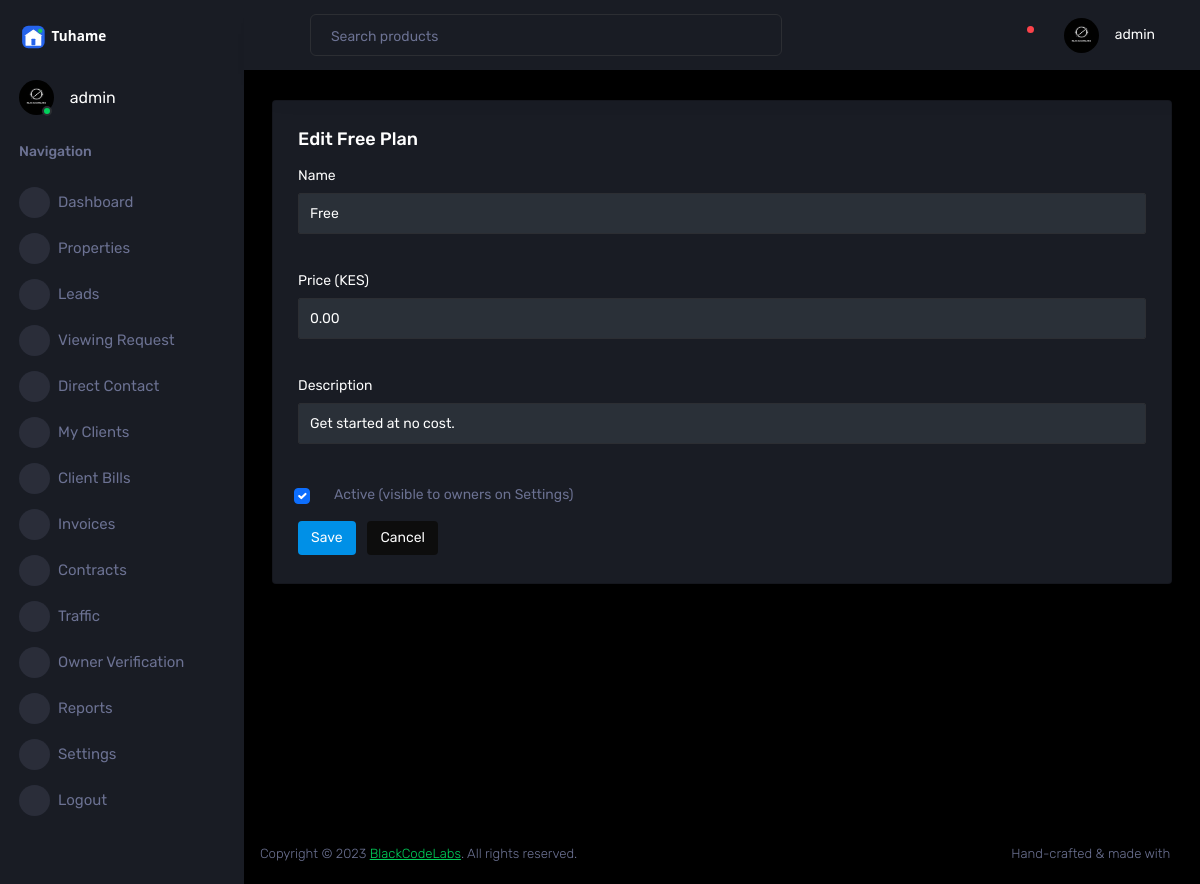
Page /settings/plans/1/edit/ (signed in) on the committed database.
### subscriptions/models.py (models this page shows, shortened)
class SubscriptionPlan(models.Model):
    name = models.CharField(max_length=100)
    slug = models.SlugField(unique=True)
    billing_period = models.CharField(max_length=10, choices=BillingPeriod.choices)
    price = models.DecimalField(max_digits=10, decimal_places=2, default=0)
    description = models.CharField(
        max_length=255, blank=True,
        help_text="Short line shown under the plan name, e.g. 'Unlimited listings, priority support'.",
    )
    is_active = models.BooleanField(default=True)
    sort_order = models.IntegerField(default=0)
    created_at = models.DateTimeField(auto_now_add=True)
    updated_at = models.DateTimeField(auto_now=True)
    class Meta:
        ordering = ['sort_order', 'price']

### subscriptions/views.py (the view, shortened to what this page needs)
# urls.py: path('plans/<int:pk>/edit/', views.PlanUpdateView.as_view(), name='plan_edit'),
class PlanUpdateView(LoginRequiredMixin, SuperuserRequiredMixin, UpdateView):
    model = SubscriptionPlan
    form_class = SubscriptionPlanForm
    template_name = 'subscriptions/plan_form.html'
    success_url = reverse_lazy('subscriptions:offer_list')

### subscriptions/forms.py
class SubscriptionPlanForm(forms.ModelForm):
    class Meta:
        model = SubscriptionPlan
        fields = ['name', 'price', 'description', 'is_active']
        widgets = {
            'name': forms.TextInput(attrs={'class': 'form-control'}),
            'price': forms.NumberInput(attrs={'class': 'form-control', 'step': '0.01'}),
            'description': forms.TextInput(attrs={'class': 'form-control'}),
            'is_active': forms.CheckboxInput(attrs={'class': 'form-check-input'}),
        }

### Tuhame/dashboard_access.py (called while the page is built)
    def __call__(self, request):
        if request.path.startswith(DASHBOARD_PREFIX) and not self._is_allowed(request.user):
            return self._deny(request)
        return self.get_response(request)

### analytics/device.py (called while the page is built, shortened)
def detect_browser(user_agent):
    if not user_agent:
        return 'Other'
    for name, pattern in _BROWSER_PATTERNS:
        if pattern.search(user_agent):
            return name
    return 'Other'

def detect_device(user_agent):
    if not user_agent:
        return 'other'

def get_client_ip(request):
    forwarded = request.META.get('HTTP_X_FORWARDED_FOR')
    if forwarded:
        return forwarded.split(',')[0].strip()
    return request.META.get('REMOTE_ADDR')

### subscriptions/views.py (called while the page is built)
    def test_func(self):
        return self.request.user.is_superuser

### templates/subscriptions/plan_form.html (shortened to what this page needs)
{% extends "AdminBase.html" %}
{% block content %}
<div class="main-panel">
  <div class="content-wrapper">
    <div class="row">
      <div class="col-12 grid-margin stretch-card">
        <div class="card">
          <div class="card-body">
            <h4 class="card-title">Edit {{ object.name }} Plan</h4>
            <form class="forms-sample" method="post">
              <div class="form-group">
                <label for="{{ form.name.id_for_label }}">Name</label>
                {{ form.name }}
              </div>
              <div class="form-group">
                <label for="{{ form.price.id_for_label }}">Price (KES)</label>
                {{ form.price }}
              </div>
              <div class="form-group">
                <label for="{{ form.description.id_for_label }}">Description</label>
                {{ form.description }}
              </div>
              <div class="form-check mb-3">
                {{ form.is_active }}
                <label class="form-check-label" for="{{ form.is_active.id_for_label }}">Active (visible to owners on Settings)</label>
              </div>
              <button type="submit" class="btn btn-primary me-2">Save</button>
              <a href="{% url 'subscriptions:offer_list' %}" class="btn btn-dark">Cancel</a>
            </form>
          </div>
        </div>
      </div>
    </div>
  </div>
  <footer class="footer">
    <div class="d-sm-flex justify-content-center justify-content-sm-between">
      <span class="text-muted text-center text-sm-left d-block d-sm-inline-block">Copyright © 2023 <a href="https://www.blackcodelab.com/" target="_blank">BlackCodeLabs</a>. All rights reserved.</span>
      <span class="text-muted float-none float-sm-end d-block mt-1 mt-sm-0 text-center">Hand-crafted & made with <i class="mdi mdi-heart text-danger"></i></span>
    </div>
  </footer>
</div>
{% endblock content %}

### templates/AdminBase.html (shortened to what this page needs)
{% load static %}
<!DOCTYPE html>
<html lang="en">
  <head>
    <link rel="stylesheet" href="{% static "2Hame/assets/vendors/mdi/css/materialdesignicons.min.css" %}">
    <link rel="stylesheet" href="{% static "2Hame/assets/vendors/ti-icons/css/themify-icons.css" %}">
    <link rel="stylesheet" href="{% static "2Hame/assets/vendors/css/vendor.bundle.base.css" %}">
    <link rel="stylesheet" href="{% static "2Hame/assets/vendors/font-awesome/css/font-awesome.min.css" %}">
    <link rel="stylesheet" href="{% static "2Hame/assets/css/style.css" %}">
  </head>
  <body>
    <div class="container-scroller">
      <nav class="sidebar sidebar-offcanvas" id="sidebar">
        <div class="sidebar-brand-wrapper d-none d-lg-flex align-items-center justify-content-center fixed-top">
          <a class="sidebar-brand brand-logo" href="{% url "dashboard" %}"><img src="{% static "2Hame/assets/images/logo-full.svg" %}" alt="Tuhame" /></a>
        </div>
        <ul class="nav">
          <li class="nav-item profile">
            <div class="profile-desc">
              <div class="profile-pic">
                <div class="count-indicator">
                  <img class="img-xs rounded-circle " src="{% static "2Hame/assets/images/logo.jpg" %}" alt="">
                  <span class="count bg-success"></span>
                </div>
                <div class="profile-name">
                  <h5 class="mb-0 font-weight-normal">{{ request.user.get_full_name|default:request.user.username }}</h5>
                </div>
              </div>
              <a href="#" id="profile-dropdown" data-bs-toggle="dropdown"><i class="mdi mdi-dots-vertical"></i></a>
            </div>
          </li>
          <li class="nav-item nav-category">
            <span class="nav-link">Navigation</span>
          </li>
          <li class="nav-item menu-items">
            <a class="nav-link" href="{% url "dashboard" %}">
              <span class="menu-icon">
                <i class="mdi mdi-speedometer"></i>
              </span>
              <span class="menu-title">Dashboard</span>
            </a>
          </li>
          <li class="nav-item menu-items">
            <a class="nav-link" data-bs-toggle="collapse" href="#ui-basic" aria-expanded="false" aria-controls="ui-basic">
              <span class="menu-icon">
                <i class="mdi mdi-laptop"></i>
              </span>
              <span class="menu-title">Properties</span>
              <i class="menu-arrow"></i>
            </a>
          </li>
          {% if request.user.is_superuser or request.user.profile.role == 'owner' and request.user.profile.is_verified_owner %}
          <li class="nav-item menu-items">
            <a class="nav-link" data-bs-toggle="collapse" href="#ui-leads" aria-expanded="false" aria-controls="ui-leads">
              <span class="menu-icon">
                <i class="mdi mdi-account-star-outline"></i>
              </span>
              <span class="menu-title">Leads</span>
              <i class="menu-arrow"></i>
            </a>
          </li>
          {% endif %}
          <li class="nav-item menu-items">
            <a class="nav-link" data-bs-toggle="collapse" href="#ui-viewing" aria-expanded="false" aria-controls="ui-basic">
              <span class="menu-icon">
                <i class="mdi mdi-laptop"></i>
              </span>
              <span class="menu-title">Viewing Request</span>
              <i class="menu-arrow"></i>
            </a>
          </li>
          <li class="nav-item menu-items">
            <a class="nav-link" data-bs-toggle="collapse" href="#ui-basic2" aria-expanded="false" aria-controls="ui-basic">
              <span class="menu-icon">
                <i class="mdi mdi-laptop"></i>
              </span>
              <span class="menu-title">Direct Contact</span>
              <i class="menu-arrow"></i>
            </a>
          </li>
          <li class="nav-item menu-items">
            <a class="nav-link" data-bs-toggle="collapse" href="#ui-basic3" aria-expanded="false" aria-controls="ui-basic">
              <span class="menu-icon">
                <i class="mdi mdi-laptop"></i>
              </span>
              <span class="menu-title">My Clients</span>
              <i class="menu-arrow"></i>
            </a>
          </li>
          <li class="nav-item menu-items">
            <a class="nav-link" data-bs-toggle="collapse" href="#ui-basic3s" aria-expanded="false" aria-controls="ui-basic">
              <span class="menu-icon">
                <i class="mdi mdi-laptop"></i>
              </span>
              <span class="menu-title">Client Bills</span>
              <i class="menu-arrow"></i>
            </a>
          </li>
          <li class="nav-item menu-items">
            <a class="nav-link" data-bs-toggle="collapse" href="#ui-basic4" aria-expanded="false" aria-controls="ui-basic">
              <span class="menu-icon">
                <i class="mdi mdi-cash"></i>
              </span>
              <span class="menu-title">Invoices</span>
              <i class="menu-arrow"></i>
            </a>
          </li>
          <li class="nav-item menu-items">
            <a class="nav-link" data-bs-toggle="collapse" href="#ui-basic4c" aria-expanded="false" aria-controls="ui-basic">
              <span class="menu-icon">
                <i class="mdi mdi-file-document-outline"></i>
              </span>
              <span class="menu-title">Contracts</span>
              <i class="menu-arrow"></i>
            </a>
          </li>
          {% if request.user.is_superuser %}
          <li class="nav-item menu-items">
            <a class="nav-link" data-bs-toggle="collapse" href="#ui-traffic" aria-expanded="false" aria-controls="ui-traffic">
              <span class="menu-icon">
                <i class="mdi mdi-chart-line"></i>
              </span>
              <span class="menu-title">Traffic</span>
              <i class="menu-arrow"></i>
            </a>
          </li>
          {% endif %}
          {% if request.user.is_superuser %}
          <li class="nav-item menu-items">
            <a class="nav-link" href="{% url "owner_verification_queue" %}">
              <span class="menu-icon">
                <i class="mdi mdi-account-check-outline"></i>
              </span>
              <span class="menu-title">Owner Verification</span>
            </a>
          </li>
          {% endif %}
          <li class="nav-item menu-items">
            <a class="nav-link" data-bs-toggle="collapse" href="#ui-basic5" aria-expanded="false" aria-controls="ui-basic">
              <span class="menu-icon">
                <i class="mdi mdi-cash"></i>
              </span>
              <span class="menu-title">Reports</span>
              <i class="menu-arrow"></i>
            </a>
          </li>
          <li class="nav-item menu-items">
            <a class="nav-link" href="{% url "subscriptions:settings" %}">
              <span class="menu-icon">
                <i class="mdi mdi-playlist-play"></i>
              </span>
              <span class="menu-title">Settings</span>
            </a>
          </li>
          <li class="nav-item menu-items">
            <a class="nav-link" href="{% url "logout" %}">
              <span class="menu-icon">
                <i class="mdi mdi-logout"></i>
              </span>
              <span class="menu-title">Logout</span>
              <i class="menu-arrow"></i>
            </a>
          </li>
        </ul>
      </nav>
      <div class="container-fluid page-body-wrapper">
        <nav class="navbar p-0 fixed-top d-flex flex-row">
          <div class="navbar-menu-wrapper flex-grow d-flex align-items-stretch">
            <button class="navbar-toggler navbar-toggler align-self-center" type="button" data-toggle="minimize">
              <span class="mdi mdi-menu"></span>
            </button>
            <ul class="navbar-nav w-100">
              <li class="nav-item w-100">
                <form class="nav-link mt-2 mt-md-0 d-none d-lg-flex search">
                  <input type="text" class="form-control" placeholder="Search products">
                </form>
              </li>
            </ul>
            <ul class="navbar-nav navbar-nav-right">
              <li class="nav-item nav-settings d-none d-lg-block">
                <a class="nav-link" href="#">
                  <i class="mdi mdi-view-grid"></i>
                </a>
              </li>
              <li class="nav-item dropdown border-left">
                <a class="nav-link count-indicator dropdown-toggle" id="notificationDropdown" href="#" data-bs-toggle="dropdown">
                  <i class="mdi mdi-bell"></i>
                  <span class="count bg-danger"></span>
                </a>
              </li>
              <li class="nav-item dropdown">
                <a class="nav-link" id="profileDropdown" href="#" data-bs-toggle="dropdown">
                  <div class="navbar-profile">
                    <img class="img-xs rounded-circle" src="{% static "2Hame/assets/images/logo.jpg" %}" alt="">
                    <p class="mb-0 d-none d-sm-block navbar-profile-name">{{ request.user.get_full_name|default:request.user.username }}</p>
                    <i class="mdi mdi-menu-down d-none d-sm-block"></i>
                  </div>
                </a>
              </li>
            </ul>
          </div>
        </nav>
        {% block content %}{% endblock content %}
      </div>
    </div>
  </body>
</html>

### rows in the picture
SubscriptionPlan: name "Free", price "0.00", description "Get started at no cost.", is_active "☑"

### other values in the picture
{{ request.user.get_full_name|default:request.user.username }} "admin"
